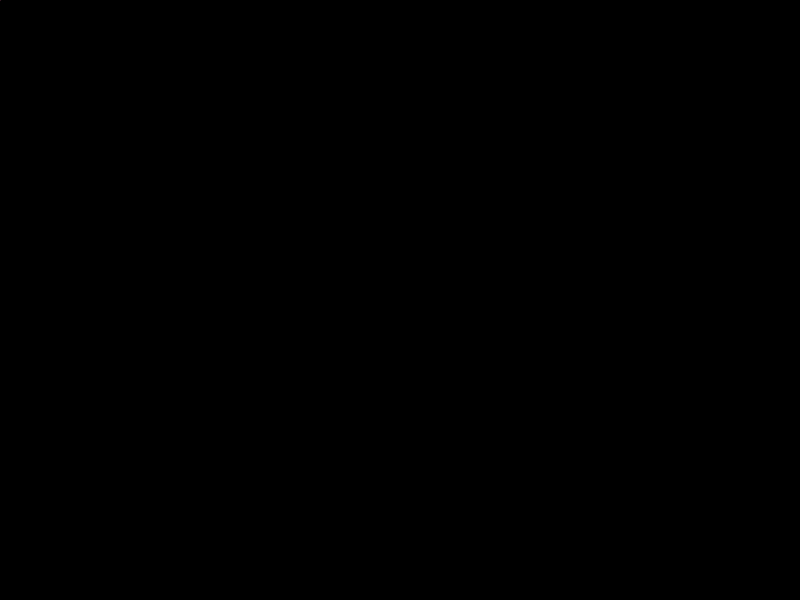
Frame 1 (no input)
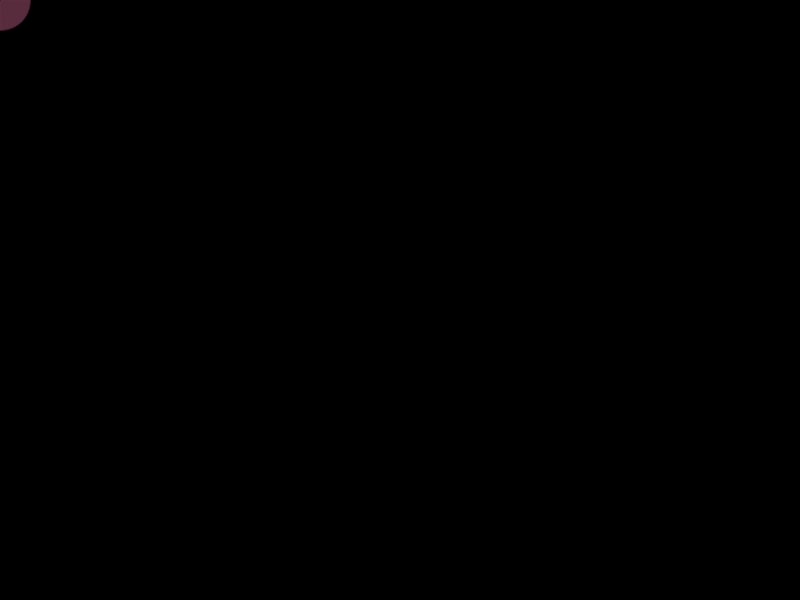
Frame 60 (the mouse pressed at the canvas centre just before this capture)
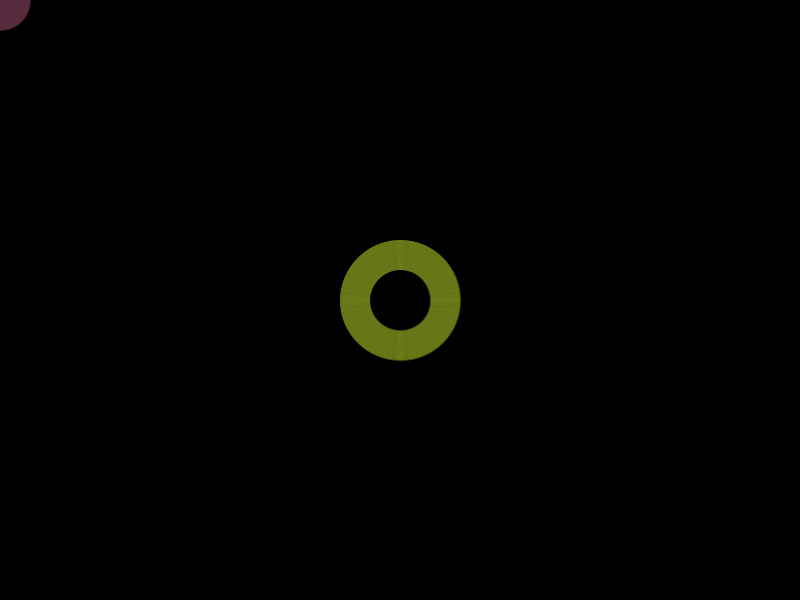
Frame 120 (the mouse held since frame 60 and released just before this capture)

The Processing sketch that drew these frames (run headless with seeded random() and noise(); from frame 60 on, the mouse is pressed at the canvas centre):

// Processing sketch: sketch_160906a
// ── sketch_160906a.pde
float circleSize = 0;

void setup() {
  size(800, 600);
  background(0);
  
  noFill();
  stroke(255, 125, 180, 50);
}

void draw() {
  circleSize = circleSize + 1;
  ellipse(mouseX, mouseY, circleSize, circleSize);
}

void mousePressed() {
  stroke(203, 234, 44, 80);
}
